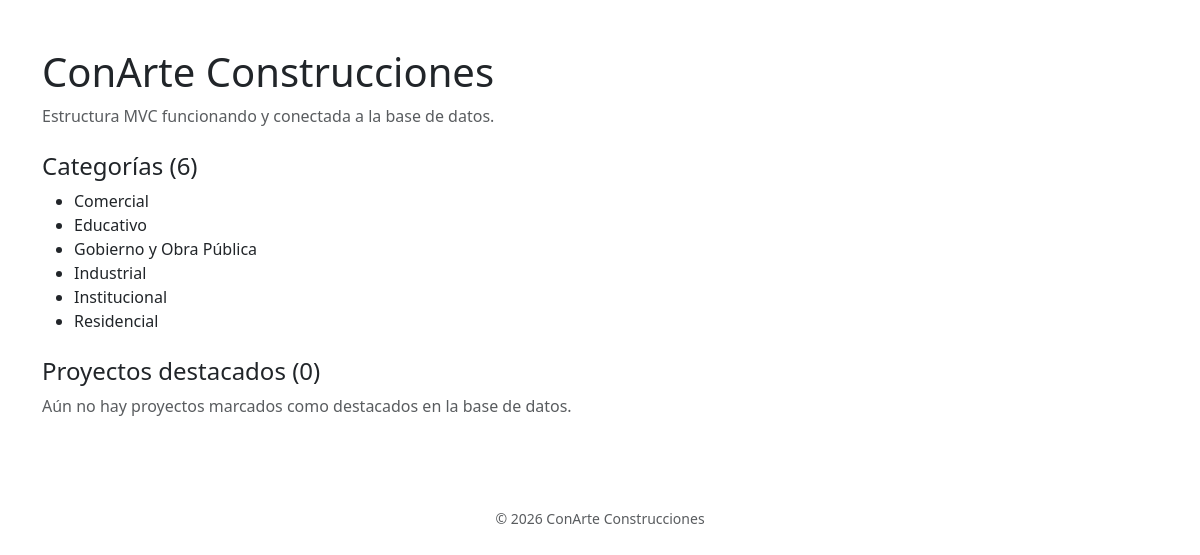
The page / on the database its author committed.
### tables this page shows
CREATE TABLE categorias (
  id_categoria   INT AUTO_INCREMENT PRIMARY KEY,
  nombre         VARCHAR(100)  NOT NULL UNIQUE,    
  descripcion    VARCHAR(255)  NULL,
  creado_en      TIMESTAMP     NOT NULL DEFAULT CURRENT_TIMESTAMP
);

### core/Controller.php (called while the page is built, shortened)
<?php
abstract class Controller
{
    protected function render(string $view, array $data = []): void
    {
        extract($data);
        $viewPath = dirname(__DIR__) . "/app/views/{$view}.php";
        require dirname(__DIR__) . '/app/views/layouts/header.php';
        require $viewPath;
        require dirname(__DIR__) . '/app/views/layouts/footer.php';
    }
}

### app/controllers/HomeController.php (called while the page is built)
<?php
class HomeController extends Controller
{
    public function index(): void
    {
        $proyectoModel = new Proyecto();
        $categoriaModel = new Categoria();
        $this->render('home/index', [
            'proyectosDestacados' => $proyectoModel->obtenerDestacados(),
            'categorias'          => $categoriaModel->obtenerTodas(),
        ]);
    }
}

### core/App.php (called while the page is built, shortened)
<?php
class App
{
    protected string $method = 'index';
    public function __construct()
    {
        $url = $this->parseUrl();
        $controllerInstance = new $controllerClass();
        $this->params = $url ? array_values($url) : [];
        call_user_func_array([$controllerInstance, $this->method], $this->params);
    }
    protected function parseUrl(): array
    {
        return [];
    }
}

### public/index.php (called while the page is built, shortened)
<?php
require dirname(__DIR__) . '/core/App.php';
require dirname(__DIR__) . '/core/Controller.php';
require dirname(__DIR__) . '/core/Database.php';
new App();

### core/Model.php (called while the page is built, shortened)
<?php
abstract class Model
{
    public function __construct()
    {
        $this->db = Database::getConnection();
    }
}

### core/Database.php (called while the page is built)
<?php
class Database
{
    private static ?PDO $connection = null;
    public static function getConnection(): PDO
    {
        if (self::$connection === null) {
            $config = require dirname(__DIR__) . '/config/database.php';
            $dsn = "mysql:host={$config['host']};port={$config['port']};dbname={$config['dbname']};charset={$config['charset']}";
            try {
                self::$connection = new PDO($dsn, $config['user'], $config['password'], [
                    PDO::ATTR_ERRMODE            => PDO::ERRMODE_EXCEPTION,
                    PDO::ATTR_DEFAULT_FETCH_MODE => PDO::FETCH_ASSOC,
                ]);
            } catch (PDOException $e) {
                die('Error de conexión a la base de datos: ' . $e->getMessage());
            }
        }
        return self::$connection;
    }
}

### app/models/Categoria.php (called while the page is built)
<?php
class Categoria extends Model
{
    public function obtenerTodas(): array
    {
        $stmt = $this->db->query('SELECT * FROM categorias ORDER BY nombre');
        return $stmt->fetchAll();
    }
}

### app/views/home/index.php (the view, shortened to what this page needs)
<div class="container py-5">
    <h1>ConArte Construcciones</h1>
    <p class="text-muted">Estructura MVC funcionando y conectada a la base de datos.</p>
    <h2 class="h4 mt-4">Categorías (<?= count($categorias) ?>)</h2>
    <ul>
        <?php foreach ($categorias as $categoria): ?>
            <li><?= htmlspecialchars($categoria['nombre']) ?></li>
        <?php endforeach; ?>
    </ul>
    <h2 class="h4 mt-4">Proyectos destacados (<?= count($proyectosDestacados) ?>)</h2>
    <?php if (empty($proyectosDestacados)): ?>
        <p class="text-muted">Aún no hay proyectos marcados como destacados en la base de datos.</p>
    <?php endif; ?>
</div>

### app/views/layouts/header.php (shortened to what this page needs)
<!DOCTYPE html>
<html lang="es">
<head>
    <link href="https://cdn.jsdelivr.net/npm/bootstrap@5.3.3/dist/css/bootstrap.min.css" rel="stylesheet">
    <link rel="stylesheet" href="/assets/css/estilos.css">
</head>
<body>

### app/views/layouts/footer.php (shortened to what this page needs)
    <footer class="text-center text-muted py-4">
        <small>&copy; <?= date('Y') ?> ConArte Construcciones</small>
    </footer>
</body>
</html>

### public/assets/css/estilos.css (style rules this page uses)
:root { --azul-marino: #1B2A4A; --dorado: #B8892B; }
body { font-family: 'Segoe UI', system-ui, sans-serif; }

### rows shown on the page
categorias: nombre "Comercial"
categorias: nombre "Educativo"
categorias: nombre "Gobierno y Obra Pública"
categorias: nombre "Industrial"
categorias: nombre "Institucional"
categorias: nombre "Residencial"

### other values the page prints
count($categorias) "6"
count($proyectosDestacados) "0"
